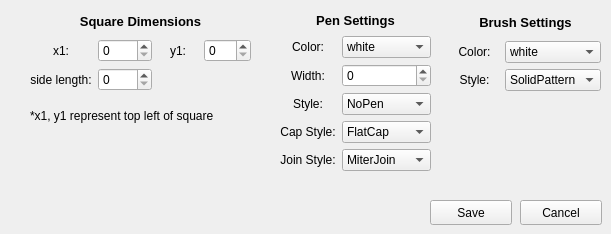
          <widget class="QWidget" name="addSquare">
           <widget class="QWidget" name="layoutWidget_4">
            <property name="geometry">
             <rect>
              <x>30</x>
              <y>10</y>
              <width>221</width>
              <height>81</height>
             </rect>
            </property>
            <layout class="QGridLayout" name="squareDimensions">
             <item row="1" column="0">
              <widget class="QLabel" name="label_27">
               <property name="text">
                <string>x1:</string>
               </property>
               <property name="alignment">
                <set>Qt::AlignCenter</set>
               </property>
              </widget>
             </item>
             <item row="1" column="1">
              <widget class="QSpinBox" name="addSquarex1">
               <property name="maximum">
                <number>1000</number>
               </property>
              </widget>
             </item>
             <item row="1" column="2">
              <widget class="QLabel" name="label_29">
               <property name="text">
                <string>y1:</string>
               </property>
               <property name="alignment">
                <set>Qt::AlignCenter</set>
               </property>
              </widget>
             </item>
             <item row="1" column="3">
              <widget class="QSpinBox" name="addSquarey1">
               <property name="maximum">
                <number>500</number>
               </property>
              </widget>
             </item>
             <item row="0" column="0" colspan="4">
              <widget class="QLabel" name="label_32">
               <property name="font">
                <font>
                 <pointsize>10</pointsize>
                 <weight>75</weight>
                 <bold>true</bold>
                </font>
               </property>
               <property name="text">
                <string>Square Dimensions</string>
               </property>
               <property name="alignment">
                <set>Qt::AlignCenter</set>
               </property>
              </widget>
             </item>
             <item row="2" column="0">
              <widget class="QLabel" name="label_30">
               <property name="text">
                <string>side length:</string>
               </property>
               <property name="alignment">
                <set>Qt::AlignCenter</set>
               </property>
               <property name="wordWrap">
                <bool>false</bool>
               </property>
              </widget>
             </item>
             <item row="2" column="1">
              <widget class="QSpinBox" name="addSquarel">
               <property name="alignment">
                <set>Qt::AlignLeading|Qt::AlignLeft|Qt::AlignVCenter</set>
               </property>
               <property name="maximum">
                <number>1000</number>
               </property>
              </widget>
             </item>
            </layout>
           </widget>
           <widget class="QLabel" name="label_31">
            <property name="geometry">
             <rect>
              <x>30</x>
              <y>100</y>
              <width>241</width>
              <height>31</height>
             </rect>
            </property>
            <property name="text">
             <string>*x1, y1 represent top left of square</string>
            </property>
           </widget>
           <widget class="QPushButton" name="squareCancel">
            <property name="geometry">
             <rect>
              <x>520</x>
              <y>200</y>
              <width>82</width>
              <height>25</height>
             </rect>
            </property>
            <property name="text">
             <string>Cancel</string>
            </property>
           </widget>
           <widget class="QPushButton" name="squareSave">
            <property name="geometry">
             <rect>
              <x>430</x>
              <y>200</y>
              <width>82</width>
              <height>25</height>
             </rect>
            </property>
            <property name="text">
             <string>Save</string>
            </property>
           </widget>
           <widget class="QWidget" name="layoutWidget_50">
            <property name="geometry">
             <rect>
              <x>450</x>
              <y>10</y>
              <width>151</width>
              <height>81</height>
             </rect>
            </property>
            <layout class="QGridLayout" name="squareBrushSettings">
             <item row="1" column="0">
              <widget class="QLabel" name="label_255">
               <property name="text">
                <string>Color:</string>
               </property>
               <property name="alignment">
                <set>Qt::AlignCenter</set>
               </property>
              </widget>
             </item>
             <item row="2" column="1">
              <widget class="QComboBox" name="addSquareBrushStyle">
               <item>
                <property name="text">
                 <string>SolidPattern</string>
                </property>
               </item>
               <item>
                <property name="text">
                 <string>HorPattern</string>
                </property>
               </item>
               <item>
                <property name="text">
                 <string>VerPattern</string>
                </property>
               </item>
               <item>
                <property name="text">
                 <string>NoBrush</string>
                </property>
               </item>
              </widget>
             </item>
             <item row="1" column="1">
              <widget class="QComboBox" name="addSquareBrushColor">
               <item>
                <property name="text">
                 <string>white</string>
                </property>
               </item>
               <item>
                <property name="text">
                 <string>black</string>
                </property>
               </item>
               <item>
                <property name="text">
                 <string>red</string>
                </property>
               </item>
               <item>
                <property name="text">
                 <string>green</string>
                </property>
               </item>
               <item>
                <property name="text">
                 <string>blue</string>
                </property>
               </item>
               <item>
                <property name="text">
                 <string>cyan</string>
                </property>
               </item>
               <item>
                <property name="text">
                 <string>magenta</string>
                </property>
               </item>
               <item>
                <property name="text">
                 <string>yellow</string>
                </property>
               </item>
               <item>
                <property name="text">
                 <string>gray</string>
                </property>
               </item>
              </widget>
             </item>
             <item row="2" column="0">
              <widget class="QLabel" name="label_256">
               <property name="text">
                <string>Style:</string>
               </property>
               <property name="alignment">
                <set>Qt::AlignCenter</set>
               </property>
              </widget>
             </item>
             <item row="0" column="0" colspan="2">
              <widget class="QLabel" name="label_257">
               <property name="font">
                <font>
                 <pointsize>10</pointsize>
                 <weight>75</weight>
                 <bold>true</bold>
                </font>
               </property>
               <property name="text">
                <string>Brush Settings</string>
               </property>
               <property name="alignment">
                <set>Qt::AlignCenter</set>
               </property>
              </widget>
             </item>
            </layout>
           </widget>
           <widget class="QWidget" name="layoutWidget_51">
            <property name="geometry">
             <rect>
              <x>280</x>
              <y>10</y>
              <width>151</width>
              <height>161</height>
             </rect>
            </property>
            <layout class="QGridLayout" name="squarePenSettings">
             <item row="1" column="0">
              <widget class="QLabel" name="label_303">
               <property name="text">
                <string>Color:</string>
               </property>
               <property name="alignment">
                <set>Qt::AlignCenter</set>
               </property>
              </widget>
             </item>
             <item row="1" column="1">
              <widget class="QComboBox" name="addSquarePenColor">
               <item>
                <property name="text">
                 <string>white</string>
                </property>
               </item>
               <item>
                <property name="text">
                 <string>black</string>
                </property>
               </item>
               <item>
                <property name="text">
                 <string>red</string>
                </property>
               </item>
               <item>
                <property name="text">
                 <string>green</string>
                </property>
               </item>
               <item>
                <property name="text">
                 <string>blue</string>
                </property>
               </item>
               <item>
                <property name="text">
                 <string>cyan</string>
                </property>
               </item>
               <item>
                <property name="text">
                 <string>magenta</string>
                </property>
               </item>
               <item>
                <property name="text">
                 <string>yellow</string>
                </property>
               </item>
               <item>
                <property name="text">
                 <string>gray</string>
                </property>
               </item>
              </widget>
             </item>
             <item row="2" column="1">
              <widget class="QSpinBox" name="addSquarePenWidth">
               <property name="maximum">
                <number>20</number>
               </property>
              </widget>
             </item>
             <item row="2" column="0">
              <widget class="QLabel" name="label_304">
               <property name="text">
                <string>Width:</string>
               </property>
               <property name="alignment">
                <set>Qt::AlignCenter</set>
               </property>
              </widget>
             </item>
             <item row="3" column="0">
              <widget class="QLabel" name="label_305">
               <property name="text">
                <string>Style:</string>
               </property>
               <property name="alignment">
                <set>Qt::AlignCenter</set>
               </property>
              </widget>
             </item>
             <item row="4" column="1">
              <widget class="QComboBox" name="addSquareCapStyle">
               <item>
                <property name="text">
                 <string>FlatCap</string>
                </property>
               </item>
               <item>
                <property name="text">
                 <string>SquareCap</string>
                </property>
               </item>
               <item>
                <property name="text">
                 <string>RoundCap</string>
                </property>
               </item>
              </widget>
             </item>
             <item row="5" column="0">
              <widget class="QLabel" name="label_306">
               <property name="text">
                <string>Join Style:</string>
               </property>
               <property name="alignment">
                <set>Qt::AlignCenter</set>
               </property>
              </widget>
             </item>
             <item row="4" column="0">
              <widget class="QLabel" name="label_307">
               <property name="text">
                <string>Cap Style:</string>
               </property>
               <property name="alignment">
                <set>Qt::AlignCenter</set>
               </property>
              </widget>
             </item>
             <item row="0" column="0" colspan="2">
              <widget class="QLabel" name="label_308">
               <property name="font">
                <font>
                 <pointsize>10</pointsize>
                 <weight>75</weight>
                 <bold>true</bold>
                </font>
               </property>
               <property name="text">
                <string>Pen Settings</string>
               </property>
               <property name="alignment">
                <set>Qt::AlignCenter</set>
               </property>
              </widget>
             </item>
             <item row="5" column="1">
              <widget class="QComboBox" name="addSquareJoinStyle">
               <item>
                <property name="text">
                 <string>MiterJoin</string>
                </property>
               </item>
               <item>
                <property name="text">
                 <string>BevelJoin</string>
                </property>
               </item>
               <item>
                <property name="text">
                 <string>RoundJoin</string>
                </property>
               </item>
              </widget>
             </item>
             <item row="3" column="1">
              <widget class="QComboBox" name="addSquarePenStyle">
               <item>
                <property name="text">
                 <string>NoPen</string>
                </property>
               </item>
               <item>
                <property name="text">
                 <string>SolidLine</string>
                </property>
               </item>
               <item>
                <property name="text">
                 <string>DashLine</string>
                </property>
               </item>
               <item>
                <property name="text">
                 <string>DotLine</string>
                </property>
               </item>
               <item>
                <property name="text">
                 <string>DashDotLine</string>
                </property>
               </item>
               <item>
                <property name="text">
                 <string>DashDotDotLine</string>
                </property>
               </item>
              </widget>
             </item>
            </layout>
           </widget>
          </widget>
